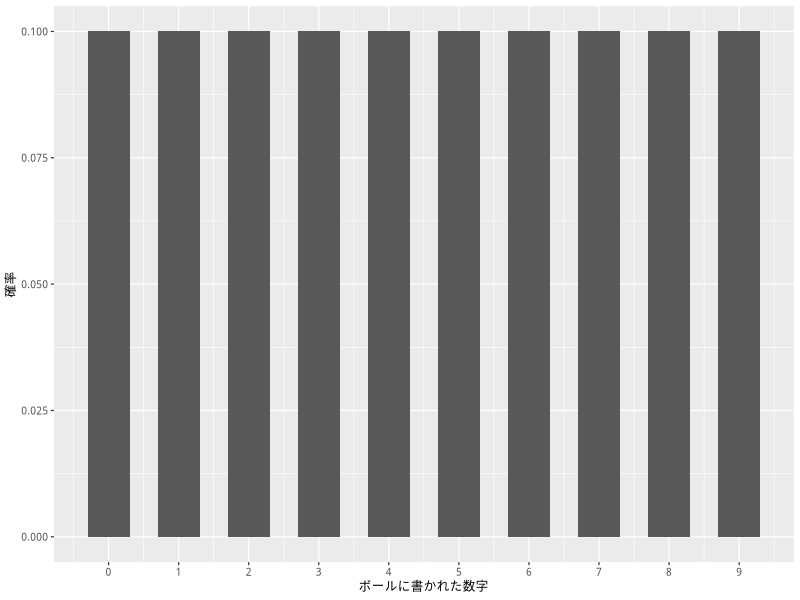
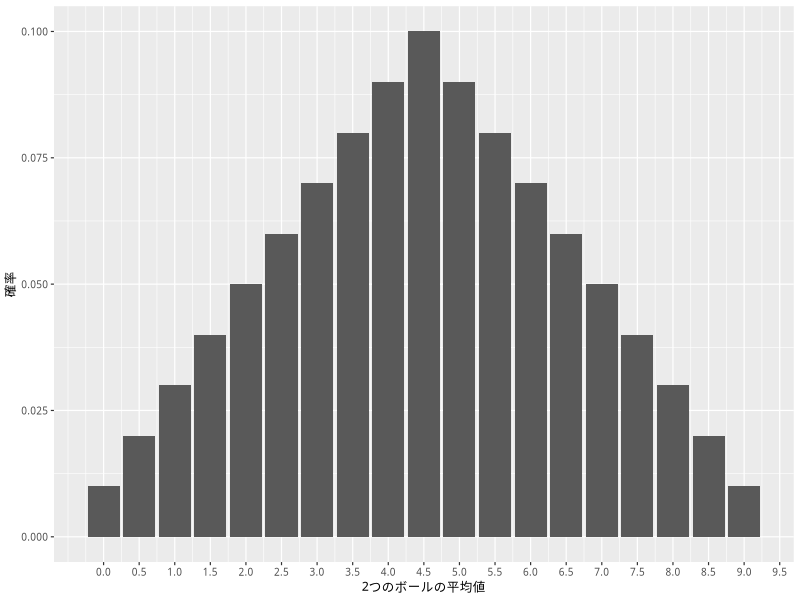
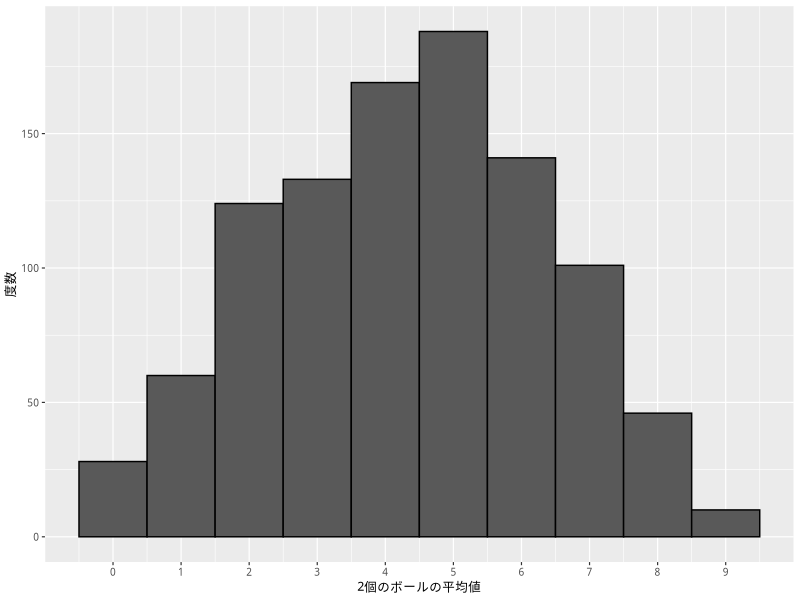
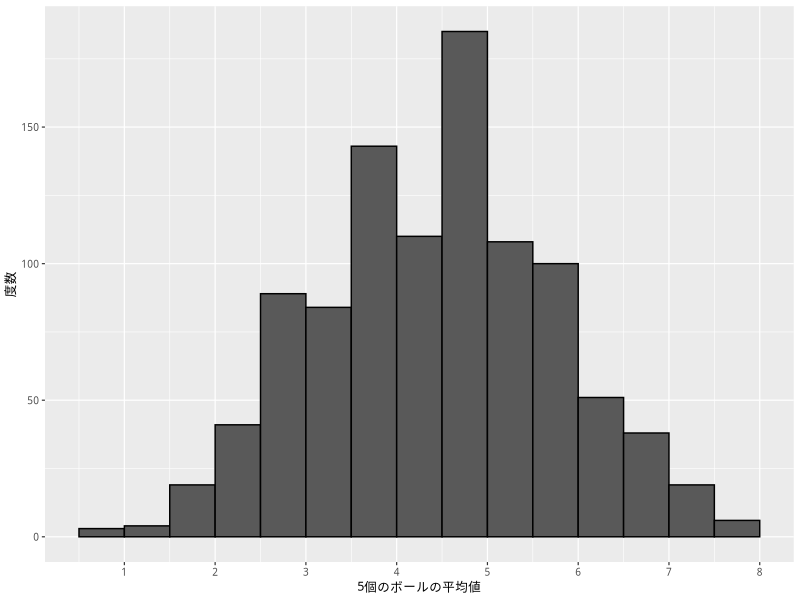
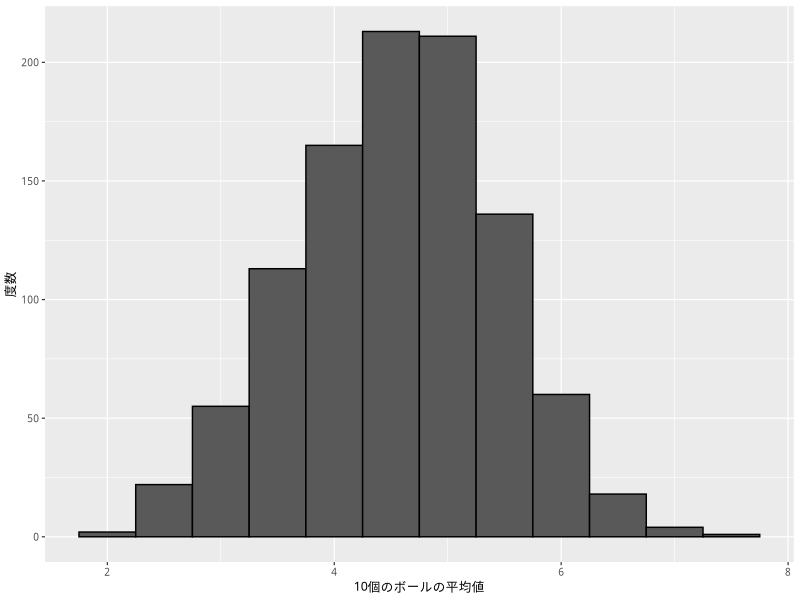
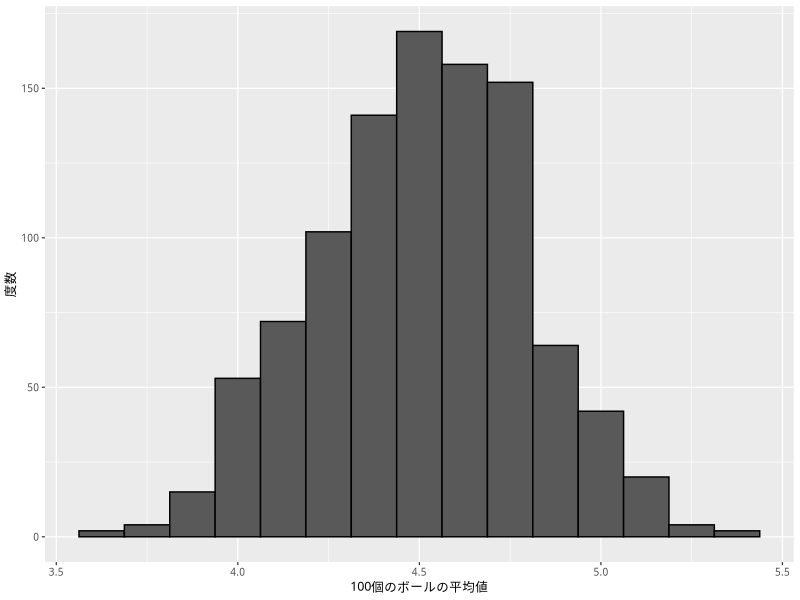

The R source for these figures, in order:
## ---- chunk 1
#| message: false
library(tidyverse)
## 図の中で日本語を使えるようにする
## フォントの設定はお好みで
## （Unix/Linux ではIPAexフォントのインストールが必要かも）
if (.Platform$OS.type == "windows") { 
  my_font <- "Yu Gothic"  
} else if (capabilities("aqua")) { 
  my_font <- "HiraginoSans-W3"
} else {
  my_font <- "IPAexGothic"
}
theme_set(theme_gray(base_size = 9,
                     base_family = my_font))
## ---- chunk 2
#| echo: false
dd <- tibble(x = 0:9, 
             y = rep(0.1, 10))
p <- ggplot(dd, aes(x, y)) + 
  geom_bar(stat = "identity", width = 0.6) +
  labs(x = "ボールに書かれた数字", 
       y = "確率") +
  scale_x_continuous(breaks = 0:9)
print(p)
## ---- chunk 3
#| echo: false
dd <- tibble(x = seq(from = 0, to = 9, by = 0.5),
             y = c(1:10, 9:1) / 100)
p <- ggplot(dd, aes(x, y)) + 
  geom_bar(stat = "identity") +
  labs(x = "2つのボールの平均値", y = "確率") +
  scale_x_continuous(breaks = seq(from = 0, to = 18, by = 0.5))
print(p)
## ---- chunk 4
bag <- 0:9  # 袋の中身を定義する
exp_2 <- sample(bag, size = 2, replace = TRUE)  # 復元抽出
mean(exp_2)   # 平均値を求める
## ---- chunk 5
a <- 0  # a に0を入れる
## ---- chunk 6
result <- rep(NA, length.out = 5) 
## ---- chunk 7
result  # result の中身を確認する
## ---- chunk 8
for (i in 1 : 5) {  # i が1から5までの繰り返し
  a <- a + 1        # a に1を足す
  result[i] <- a    # i番目の足し算の結果を result[i] に入れる    
}
result  # resultの中身を確認
## ---- chunk 9
N <- 2                                # 標本サイズ
trials <- 1000                        # 実験の繰り返し回数
sim1 <- rep(NA, length.out = trials)  # 結果の保存容器
for (i in 1 : trials) {
  experiment <- sample(bag, size = N, replace = TRUE)  # 復元抽出
  sim1[i] <- mean(experiment)         # i 回目の平均値を保存
}
## ---- chunk 10
df_sim1 <- tibble(avg = sim1)
h_sim1 <- ggplot(df_sim1, aes(x = avg)) +
  geom_histogram(binwidth = 1, 
                 boundary = 0.5,
                 color = "black") +
  labs(x = "2個のボールの平均値", 
       y = "度数") +
  scale_x_continuous(breaks = 0 : 9)
plot(h_sim1)
## ---- chunk 11
N <- 5                                # サンプルサイズ
trials <- 1000                        # 実験の繰り返し回数
sim2 <- rep(NA, length.out = trials)  # 結果の保存容器
for (i in 1:trials) {
  experiment <- sample(bag, size = N, replace = TRUE)  # 復元抽出
  sim2[i] <- mean(experiment)         # i 回目の平均値を保存
}
## ---- chunk 12
df_sim2 <- tibble(avg = sim2)
h_sim2 <- ggplot(df_sim2, aes(x = avg)) +
  geom_histogram(binwidth = 0.5, 
                 boundary = 0.5,
                 color = "black") +
  labs(x = "5個のボールの平均値", 
       y = "度数") +
  scale_x_continuous(breaks = 0:9)
plot(h_sim2)
## ---- chunk 13
N <- 10                              # サンプルサイズ
trials <- 1000                       # 実験の繰り返し回数
sim3 <- rep(NA, length.out = trials) # 結果の保存容器
for (i in 1 : trials) {
  experiment <- sample(bag, size = N, replace = TRUE)  # 復元抽出
  sim3[i] <- mean(experiment)        # i 回目の平均値を保存
}
## ---- chunk 14
df_sim3 <- tibble(avg = sim3)
h_sim3 <- ggplot(df_sim3, aes(x = avg)) +
  geom_histogram(binwidth = 0.5,
                 color = "black") +
  labs(x = "10個のボールの平均値", y = "度数")
plot(h_sim3)
## ---- chunk 15
N <- 100                             # サンプルサイズ
trials <- 1000                       # 実験の繰り返し回数
sim4 <- rep(NA, length.out = trials) # 結果の保存容器
for (i in 1 : trials) {
  experiment <- sample(bag, size = N, replace = TRUE)  # 復元抽出
  sim4[i] <- mean(experiment)        # i 回目の平均値を保存
}
## ---- chunk 16
df_sim4 <- tibble(avg = sim4)
h_sim4 <- ggplot(df_sim4, aes(x = avg)) +
  geom_histogram(binwidth = 0.125, 
                 color = "black") +
  labs(x = "100個のボールの平均値", y = "度数")
plot(h_sim4)
